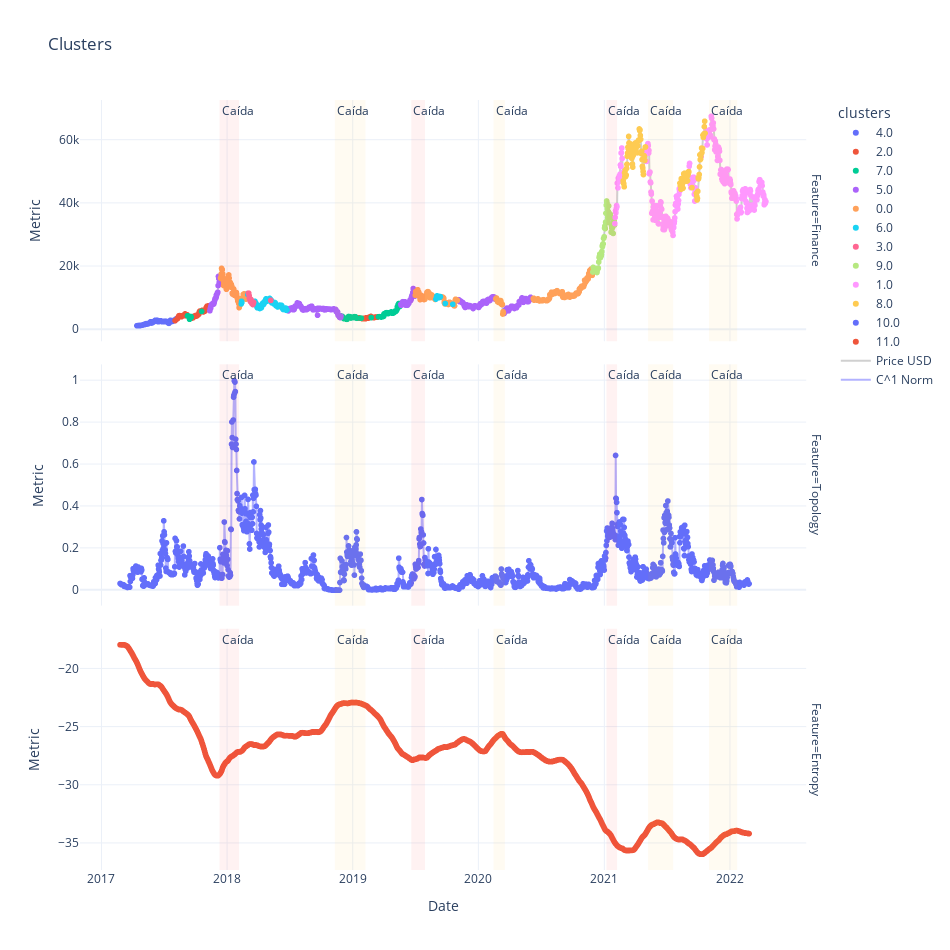

The notebook cell saved with this chart:
### Code cell
fig = px.scatter(df_keys, x="Date", y="Metric", title = "Clusters",color = "clusters", facet_row="Feature", width=950, height=720)
trace_price = go.Scatter(
    x=df_keys.Date[0:len_finance] ,
    y=df_keys.Metric[0:len_finance],
    name='Price USD',
    line_color='rgb(100, 100, 100)',
    opacity = 0.3
)
fig.add_trace(trace_price, row=3, col = 1)

trace_topology = go.Scatter(
    x=df_keys.Date[len_finance:len_finance+len_topology] ,
    y=df_keys.Metric[len_finance:len_finance+len_topology],
    name='C^1 Norm',
    line_color='rgb(0, 0, 255)',
    opacity = 0.3
)
fig.add_trace(trace_topology, row=2, col = 1)

fig.update_yaxes(matches=None)
fig.add_vrect(x0="2017-12-10", x1="2018-02-05", col=1,
              annotation_text="Caída", annotation_position="top left",
              fillcolor="red", opacity=0.05, line_width=0)

fig.add_vrect(x0="2018-11-10", x1="2019-02-07", col=1,
              annotation_text="Caída", annotation_position="top left",
              fillcolor="orange", opacity=0.05, line_width=0)

fig.add_vrect(x0="2019-06-20", x1="2019-07-30", col=1,
              annotation_text="Caída", annotation_position="top left",
              fillcolor="red", opacity=0.05, line_width=0)

fig.add_vrect(x0="2020-02-14", x1="2020-03-18", col=1,
              annotation_text="Caída", annotation_position="top left",
              fillcolor="orange", opacity=0.05, line_width=0)

fig.add_vrect(x0="2021-01-07", x1="2021-02-07", col=1,
              annotation_text="Caída", annotation_position="top left",
              fillcolor="red", opacity=0.05, line_width=0)

fig.add_vrect(x0="2021-05-08", x1="2021-07-20", col=1,
              annotation_text="Caída", annotation_position="top left",
              fillcolor="orange", opacity=0.05, line_width=0)

fig.add_vrect(x0="2021-11-01", x1="2022-01-22", col=1,
              annotation_text="Caída", annotation_position="top left",
              fillcolor="orange", opacity=0.05, line_width=0)

fig['layout'].update(width=950, height=950, autosize=False)

fig.show()
